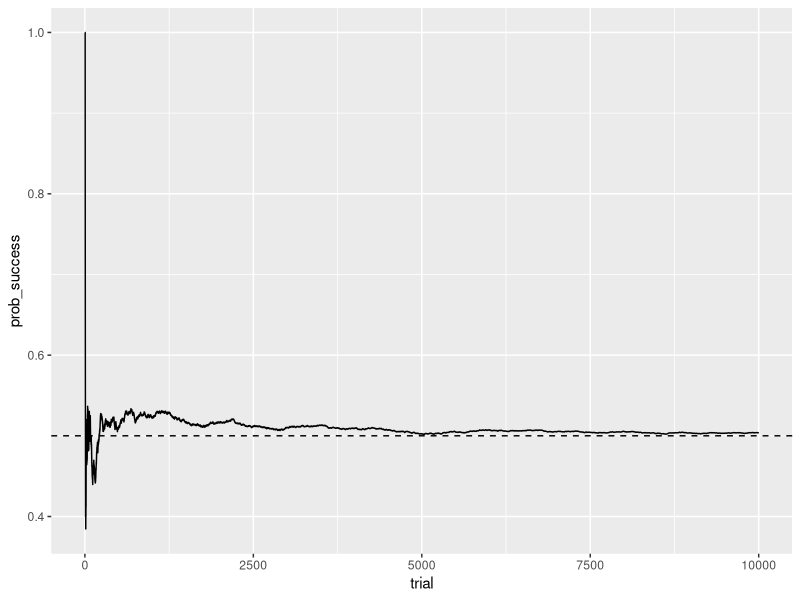
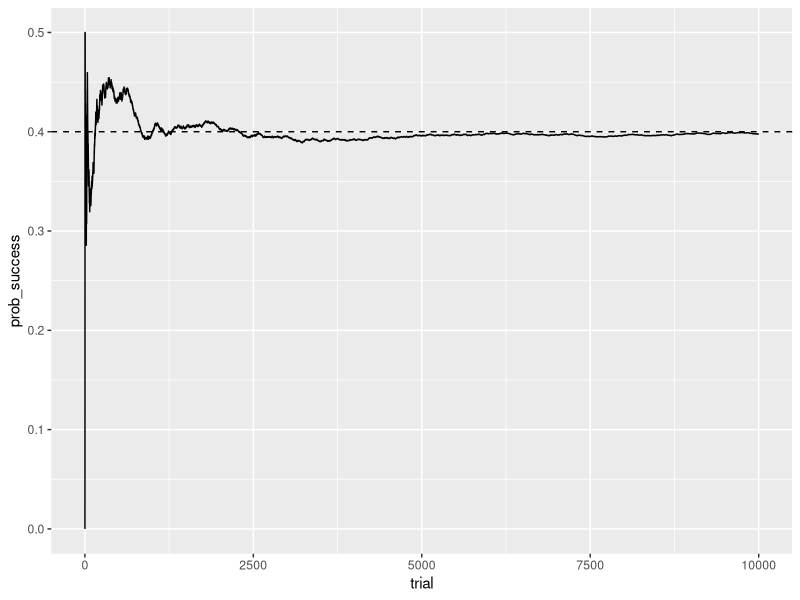

These figures' R source, in order:

# load libraries
library(tidyverse)
library(glue)

#* we can flip coins, or simulate other events with discrete probabilities
#* using the binomial distribution
#* 
#* The probability of getting heads on a fair coin is .5
#* A simulation of 100 such coin flips is

coin_fips <- rbinom(100,1,.5) # 100 observations of 1 trial with .5 chance of success 
mean(coin_fips)

# probably close to, but not exactly 0.5

# plot the convergence of trials to their probability
# try playing around with different n and p
n <- 10000
p <- .5

# setting up a dataframe version
df <- tibble(
  # an index of the trial number, 1 to 10K
  trial = 1:n,
  # the result of that particular trial
  # this will automatically change as you change n and p above
  result = rbinom(n,1,p)
) %>% 
  # `cumsum` just sums up all of the rows until a particular row
  mutate(cumulative_success = cumsum(result),
         # and the probability of success up to that point is just the 
         # sub divided by the trials so far
             prob_success = cumulative_success/trial)

# now we can make a plot showing that even though the probability of success starts
# out far away from our given 'p' (0.5 to start, but change it around), by the 10Kth 
# trial it's going to be pretty close
df %>%
  # this is why we made the 'trial' column, so that it could be our x variable in the plot
  ggplot(aes(trial, prob_success))+
  # a `geom_line` just draws lines between all of our points
  geom_line()+
  # the `geom_hline` makes a horizontal line, in this case a 'p', our underlying probability
  geom_hline(yintercept = p, linetype = 2)

##!! Run lines 20-43 a few times and notice how the plot changes each time
## but!! the cumulative probability will always end up close to the probability we set as 'p'


#* alternatively, we can get the value for a dice roll with some number
#* of faces

# lets start with a d20
n_faces <- 20
n_rolls <- 100

# define sample space
s <- 1:n_faces # if you look at the object s, it's just an integer vector with all values from 1 to 20

#define our event
# we're playing dnd
# the Rogue wants to pick a lock, its difficult, but she has a lock-picking kit
# so she needs to roll 13 or better than 13 to succeed
# the event is rolling greater than or equal to a 13
difficulty_class = 13
# a is the set of all successful rolls
a <- s[s>=difficulty_class]
# the probability to succeed should be just 8/20 
# since there are 8 ways to roll 13 or higher with a 20 sided die
p <- length(a)/length(s)

### cool trick ###
# let's use glue to print out some info
print(glue("Simulating {n_rolls} trials of a {n_faces} sided die with dc of {difficulty_class} and a {p} probability of success"))
# inside of `glue` we can put variables from our global environment within curly brackets {}
# and glue will transform them to character vectors and create a string for us
# super useful for logging and stuff and to be cool \(-^-)/

# we can use the sample function to pick values from our sample space
# this is rolling the dice once
sample(s,1)

# we can also pull lots of samples, and set replace=TRUE to simulate repeated
# rolls (if you forget replace  = TRUE, then your die is loosing sides every time you roll)
# if you were, say picking marbles from a bag without putting them back, though
# you would set replace = FALSE 
# this is rolling the dice 100 times
sample(s, n_rolls, replace = TRUE)

# let's make it a tibble (a tidverse word for dataframe)

df <- tibble(
  # column for trial number
  trial = 1:n,
  # column for results
  result = sample(s, n, replace = TRUE)
) %>%
  # now we'll mutate to see if it's a success
  # since we defined `a`, above, as the set of successful rolls
  # we can mark any result in `a` as a success
  mutate(sucess = result %in% a,
         # these are the same as with the coin
              cumulative_success = cumsum(sucess),
             prob_success = cumulative_success/trial)

# plot is also the same as above
df %>%
  ggplot(aes(trial, prob_success))+
  geom_line()+
  geom_hline(yintercept = p, linetype = 2)


### check-out
# Now the rogue is trying to disarm a trap. She's good at that, so the dc is much lower
# Set the dc to 8, instead of 13 and re-run the simulation

